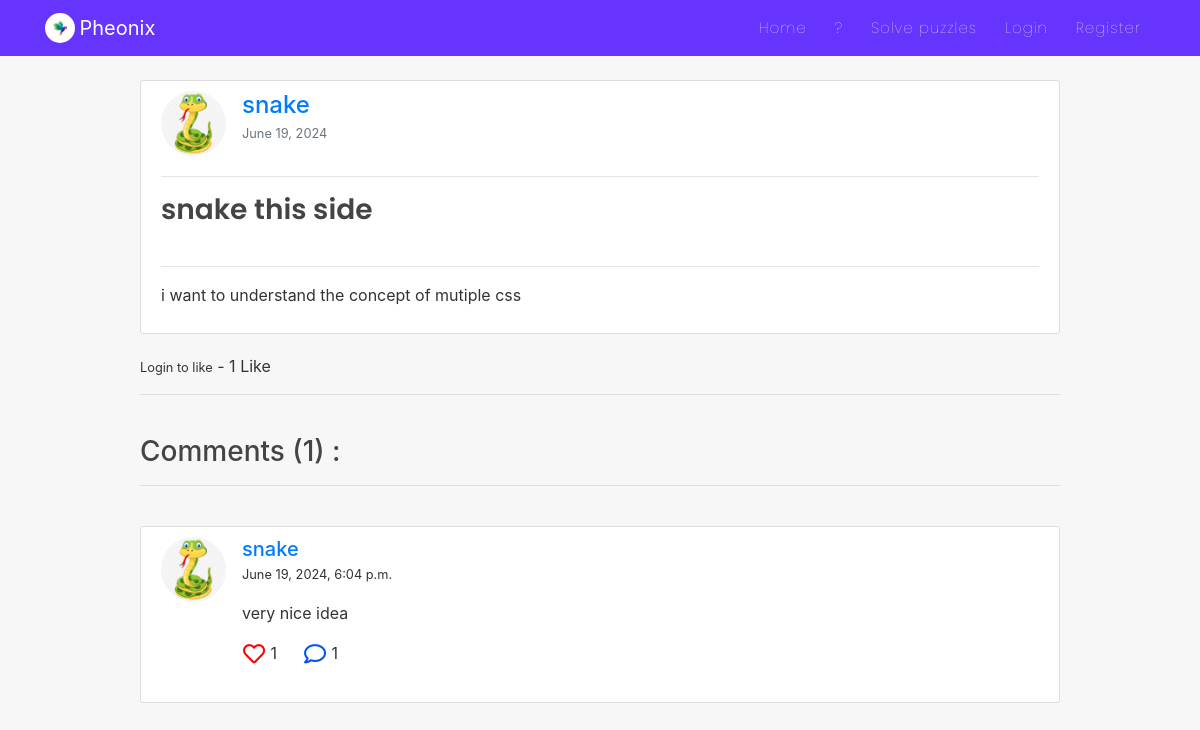
Screenshot of /post/12/ with the database file from the repository.
### blog/models.py (models this page shows, shortened)
class Post(models.Model):
    title = models.CharField(max_length=150)
    content = RichTextField(blank=True, null=True)
    date_posted = models.DateTimeField(default=timezone.now)
    date_updated = models.DateTimeField(auto_now=True)
    author = models.ForeignKey(User, on_delete=models.CASCADE)
    likes = models.ManyToManyField(User, related_name="blogpost", blank=True)
    saves = models.ManyToManyField(User, related_name="blogsave", blank=True)
    image = models.ImageField(upload_to='post_images/', blank=True, null=True)
    video = models.FileField(upload_to='post_videos/', null=True, blank=True)
    link = models.URLField(max_length=200, null=True, blank=True)
    def total_likes(self):
        return self.likes.count()
    def total_saves(self):
        return self.saves.count()

class Comment(models.Model):
    post = models.ForeignKey(Post, related_name="comments" , on_delete=models.CASCADE)
    name = models.ForeignKey(User, on_delete=models.CASCADE)
    body = models.TextField(max_length=200)
    date_added = models.DateTimeField(auto_now_add=True)
    likes = models.ManyToManyField(User, related_name="blogcomment", blank=True)
    reply = models.ForeignKey('self', null=True, related_name="replies", on_delete=models.CASCADE)
    def total_clikes(self):
        return self.likes.count()

### users/models.py (models this page shows, shortened)
class Profile(models.Model):
    user = models.OneToOneField(User, on_delete=models.CASCADE)
    is_online = models.BooleanField(default=False)
    following = models.ManyToManyField(User, related_name="following", blank=True)
    friends = models.ManyToManyField(User, related_name='my_friends', blank=True)
    bio = models.CharField(default="",blank=True,null=True,max_length=350)
    date_of_birth = models.CharField(blank=True,max_length=150)
    updated = models.DateTimeField(auto_now=True)
    created = models.DateTimeField(auto_now_add=True)
    image = models.ImageField(default='default.jpg', upload_to='profile_pics',blank=True, null=True)

### blog/views.py (the view)
# urls.py: path('post/<int:pk>/', PostDetailView, name='post-detail'),
def PostDetailView(request,pk):
    stuff = get_object_or_404(Post, id=pk)
    total_likes = stuff.total_likes()
    total_saves = stuff.total_saves()
    total_comments = stuff.comments.all().filter(reply=None).order_by('-id')
    total_comments2 = stuff.comments.all().order_by('-id')
    context = {}
    if request.method == "POST":
        comment_qs = None
        comment_form = CommentForm(request.POST or None)
        if comment_form.is_valid():
            form = request.POST.get('body')
            reply_id = request.POST.get('comment_id')
            if reply_id:
                comment_qs = Comment.objects.get(id=reply_id)
            comment = Comment.objects.create(name=request.user,post=stuff,body=form, reply=comment_qs)
            comment.save()
            if reply_id:
                notify = Notification(post=stuff, sender=request.user, user=stuff.author, text_preview=form, notification_type=4)
                notify.save()
            else:
                notify = Notification(post=stuff, sender=request.user, user=stuff.author, text_preview=form, notification_type=3)
                notify.save()
            total_comments = stuff.comments.all().filter(reply=None).order_by('-id')
            total_comments2 = stuff.comments.all().order_by('-id')
    else:
        comment_form = CommentForm()
    tcl={}
    for cmt in total_comments2:
        total_clikes = cmt.total_clikes()
        cliked = False
        if cmt.likes.filter(id=request.user.id).exists():
            cliked = True
        tcl[cmt.id] = cliked
    context["clikes"]=tcl
    liked = False
    if stuff.likes.filter(id=request.user.id).exists():
        liked = True
    context["total_likes"]=total_likes
    context["liked"]=liked
    saved = False
    if stuff.saves.filter(id=request.user.id).exists():
        saved = True
    context["total_saves"]=total_saves
    context["saved"]=saved
    context['comment_form'] = comment_form
    context['post']=stuff
    context['comments']=total_comments
    if is_ajax(request=request):
        html = render_to_string('blog/comments.html',context, request=request)
        return JsonResponse({'form':html})
    return render(request, 'blog/post_detail.html', context)

### blog/utils.py (called while the page is built)
def is_ajax(request):
    return request.META.get('HTTP_X_REQUESTED_WITH') == 'XMLHttpRequest'

### blog/templates/blog/post_detail.html (shortened to what this page needs)
{% extends "blog/base.html" %}
{% block content %}
<div class="col-md-10 m-auto">
<article class="content-section" style="overflow: auto;">
    <div class="media">
        <img class="rounded-circle article-img" src="{{post.author.profile.image.url}}" alt="image">
        <div class="media-body">
            <h4 class="d-inline"><a class="mr-2" href="{% url 'profile-detail-view' post.author.pk %}">{{ post.author }}</a></h4>
            <p><small class="text-muted">{{ post.date_posted|date:"F d, Y" }}</small></p>
        </div>
    </div>
    <hr>
    <h3 class="d-inline"><a class="article-title" href="{% url 'post-detail' post.id %}">{{ post.title }}</a></h3>
    <br>
    <br>
    <hr>
    <p class="article-content">{{ post.content|safe }}</p>
</article>
<div id="like-section">
    {% include 'blog/like_section.html' %}
</div>
<hr>
<div class="main-comment-section">
    {% include 'blog/comments.html' %}
</div>
<br><br>
</div>
{% endblock %}

### blog/templates/blog/comments.html (shortened to what this page needs)
<div id="tempocs">
<br>
<h3>Comments ({{ comments.count }}) :</h3>
<hr>
<br>
{% if not comments %}
    No Comments Yet...
{% else %}
    {% for comment in comments %}
    <div class="content-section">
        <div class="media g-mb-30 media-comment">
            <img class="d-flex g-width-50 g-height-50 rounded-circle g-mt-3 g-mr-15 rounded-circle article-img" src="{{comment.name.profile.image.url}}" alt="Profile-image">
            <div class="media-body u-shadow-v18 g-bg-secondary g-pa-30">
                <div class="g-mb-15">
                    <h5 class="h5 g-color-gray-dark-v1 mb-0"><a class="mr-2" href="{% url 'profile-detail-view' comment.name.pk %}">{{comment.name}}</a></h5>
                    <small class="text-mute">{{comment.date_added}}</small>
                </div>
                <p class="mt-3">{{comment.body}}</p>
                <ul class="list-inline d-sm-flex my-0">
                    <li class="list-inline-item g-mr-20">
                        <form action="{% url 'comment-like' %}" method="POST">
                            {% if user.is_authenticated %}
                                {% for key, value in clikes.items %}
                                    {% if key == comment.id %}
                                        {% if value == True %}
                                            <button type="submit" name="comment_id" value="{{comment.id}}" class="btn btnhrt clike"><i class="fas fa-heart"></i></button>
                                        {% else %}
                                            <button type="submit" name="comment_id" value="{{comment.id}}" class="btn btnhrt clike"><i class="far fa-heart"></i></button>
                                        {% endif %}
                                    {% endif %}
                                {% endfor %}
                            {% else %}
                                <button class="btn btnhrt"><i class="far fa-heart"></i></button>
                            {% endif %}
                             {{comment.total_clikes}}
                        </form>
                    </li>
                    <li class="list-inline-item">
                        <a class="btn btncmt" data-toggle="collapse" href="#multiCollapse{{comment.id}}" role="button" aria-expanded="false" aria-controls="multiCollapse{{comment.id}}">
                            <i class="far fa-comment"></i>
                        </a>
                         {{comment.replies.count}}
                    </li>
                </ul>
                <br>
            </div>
        </div>
    </div>
    <br>
    {% endfor %}
{% endif %}
</div>

### blog/static/blog/main.css (style rules this page uses)
body { background: #f7f7f7; color: #333333; margin-top: 5rem; scroll-behavior: smooth; }
h1, h2, h3, h4, h5, h6 { color: #444444; }
ul { margin: 0; }
.content-section { background: #ffffff; padding: 10px 20px; border: 1px solid #dddddd; border-radius: 3px; margin-bottom: 20px; }
.article-title { color: #444444; font-family: 'poppins'; font-weight: 600; }
.article-content { white-space: pre-line; }
.article-img { height: 65px; width: 65px; margin-right: 16px; }
.btnhrt i { font-size: 22px; color: rgb(255, 0, 0); }
.btncmt i { font-size: 22px; color: rgb(0, 84, 241); }
.btn { border-radius: 0px; padding: 8px 15px; font-size: 14px; }
.btnhrt { padding: 0; }
.btncmt { padding: 0; }

### rows the page displays
Post: author.profile.image (picture), author "snake", date_posted "June 19, 2024", title "snake this side", content "i want to understand the concept of mutiple css"
Comment: name.profile.image (picture), name "snake", date_added "June 19, 2024, 6:04 p.m.", body "very nice idea", total_clikes "1", replies.count "1"

### other values shown
{{ total_likes }} "1"
{{ comments.count }} "1"
